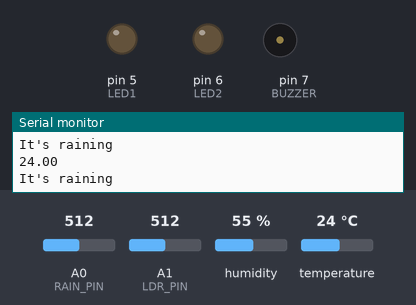
The sketch below on a simulated Arduino Uno, built with avr-gcc and run on an emulated ATmega328P. Parts: output pins drawn as LEDs (lit = HIGH), buzzer (waves = sounding), the last lines printed to the serial monitor. The inputs (shaded band) are chosen by the test bench; at power-on: temperature 24 °C, A0 (RAIN_PIN) = 512, A1 (LDR_PIN) = 512, humidity 55 %.

Above: at 2.2 s.
2.3 s: temperature set to 26 °C
At 4.6 s:
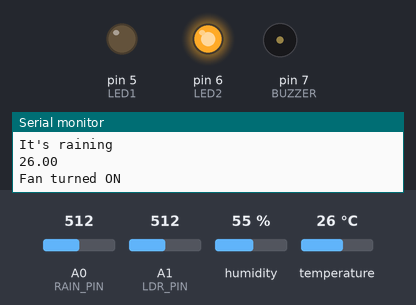
5.5 s: A0 (RAIN_PIN) set to 799
7.0 s: A0 (RAIN_PIN) set to 821
At 7.9 s:
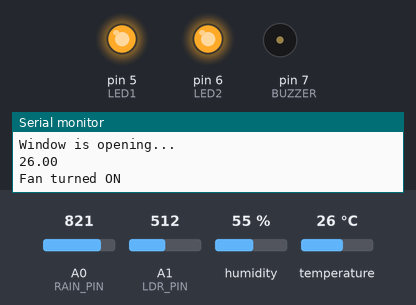
8.5 s: temperature set to 22 °C
14.5 s: temperature set to 19 °C
At 16.0 s:
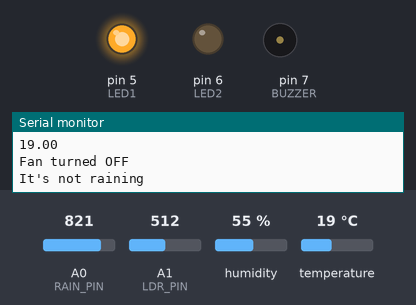
16.7 s: A0 (RAIN_PIN) set to 716
At 17.5 s:
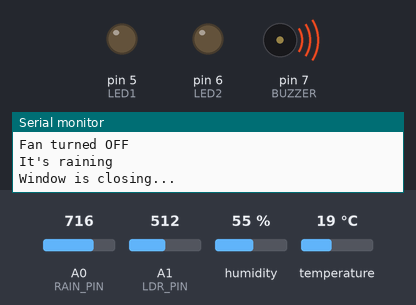
Timing chart, 0 to 19.7 s (numbered marks = the images above; inputs shaded):
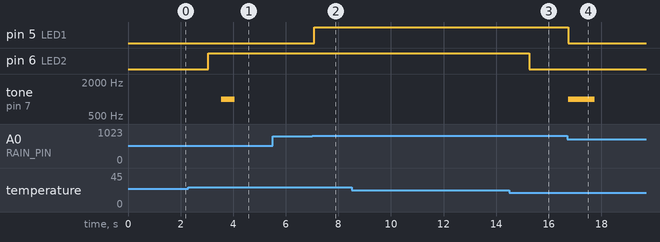

Measured:
- the behaviour switches between 24 and 25 °C on temperature (found by bisection; images 0 and 1)
- the behaviour switches between 806 and 807 on A0 (RAIN_PIN) (found by bisection; images 1 and 2)
- the behaviour switches between 21 and 20 °C on temperature (found by bisection; images 2 and 3)
- after the input at 2.3 s, pin 6 (LED2): LOW → HIGH after 0.76 s; tone on pin 7 (BUZZER): silent → 1000 Hz after 1.3 s, → silent 0.50 s later
- after the input at 7.0 s, pin 5 (LED1): LOW → HIGH after 0.08 s
- after the input at 14.5 s, pin 6 (LED2): HIGH → LOW after 0.77 s
- after the input at 16.7 s, pin 5 (LED1): HIGH → LOW after 0.05 s; tone on pin 7 (BUZZER): silent → 1000 Hz after 0.05 s, → silent 1.0 s later

The sketch:

FinalCode.ino
```cpp
#include <DHT.h>
DHT dht (11, DHT11);

#define RAIN_PIN A0
#define LDR_PIN  A1
#define BUZZER   7
#define LED1     5
#define LED2     6

bool fanState = false;
bool rainState = false;
bool windowState = false;
bool buzzerDone = false;
int whileState = 0;
int Buzzer = 0;

int LDRVAL;//Define variable for LDR
int RAINVAL;//Define variable for Rain Sensor

void setup() {

  // input sensors
  pinMode(RAIN_PIN, INPUT);
  pinMode(LDR_PIN, INPUT);

  // outputs
  pinMode(BUZZER, OUTPUT);
  pinMode(LED1, OUTPUT);
  pinMode(LED2, OUTPUT);

  Serial.begin(9600); //To start Serial Monitor
  Serial.println("Welcome! Weather Aware System is Starting...");
  delay(1000);

  dht.begin(); //For dht11 sensor

}

void loop() {

  float temperature = dht.readTemperature(); //Read Temperature
  Serial.println(temperature);

  // Check if any reads failed in DHT11
  if (isnan(temperature)) {
  Serial.println("Failed to read from DHT sensor!");
  return;
  }

//Turning on the fan
 if (temperature >= 25) {
    fanturnon();
    fanState = true;
    buzzerDone == false;
}

//Turning buzzor for on time
  if (fanState == true && buzzerDone == false) {

    tone(BUZZER, 1000);
    delay(500);
    noTone(BUZZER);

    buzzerDone = true;   // prevents repeat beep
}

//Turning off the fan
  if (temperature <= 20) {
      fanturnoff();
      fanState = false;
 }


//get rain sensor value
  RAINVAL = analogRead(RAIN_PIN);
  int MAP_RAINVAL = map(RAINVAL,0,1023,0,255);
  //Serial.println(MAP_RAINVAL);

  if (MAP_RAINVAL >= 200) {
    Serial.println("It's not raining");
    rainState = false;
  }

  if (MAP_RAINVAL <= 200) {
    Serial.println("It's raining");
    rainState = true;
  }

  LDRVAL = analogRead(LDR_PIN);
  if (LDRVAL >= 300 && rainState == false) {
    windowopen();
    whileState = 0;
    Buzzer = 0;
  }

  if (LDRVAL <= 300) {
    windowclose();

 }

 //Turning Buzzer for one time
  if (LDRVAL >= 300 && rainState == true && windowState == true) {
    windowclose();
    Buzzer = 1;
 }

 if (Buzzer == 1 && whileState == 0) {
    whileState = 1;                 // go to next stage
  }

  while (whileState == 1) {
    tone(BUZZER, 1000);
    delay(1000);
    noTone(BUZZER);

    whileState = 2;   // completed → go to final state
  }

}

//Function for turn on fan
void fanturnon(){
  Serial.println("Fan turned ON");
  digitalWrite(LED2, HIGH);
  delay(500);
}

//Function for turn off fan
void fanturnoff(){
  Serial.println("Fan turned OFF");
  digitalWrite(LED2, LOW);
}

//Function for close the window
void windowclose(){
  Serial.println("Window is closing...");
  digitalWrite(LED1, LOW);
  windowState = false;
}

//Function for open the window
void windowopen(){
  Serial.println("Window is opening...");
  digitalWrite(LED1, HIGH);
  windowState = true;
}
```
